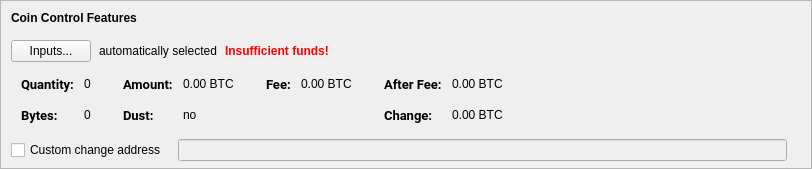
    <widget class="QFrame" name="frameCoinControl">
     <property name="sizePolicy">
      <sizepolicy hsizetype="Expanding" vsizetype="Expanding">
       <horstretch>0</horstretch>
       <verstretch>0</verstretch>
      </sizepolicy>
     </property>
     <property name="maximumSize">
      <size>
       <width>16777215</width>
       <height>16777215</height>
      </size>
     </property>
     <property name="frameShape">
      <enum>QFrame::StyledPanel</enum>
     </property>
     <property name="frameShadow">
      <enum>QFrame::Sunken</enum>
     </property>
     <layout class="QVBoxLayout" name="verticalLayoutCoinControl2">
      <property name="spacing">
       <number>0</number>
      </property>
      <property name="leftMargin">
       <number>0</number>
      </property>
      <property name="topMargin">
       <number>0</number>
      </property>
      <property name="rightMargin">
       <number>0</number>
      </property>
      <property name="bottomMargin">
       <number>6</number>
      </property>
      <item>
       <layout class="QVBoxLayout" name="verticalLayoutCoinControl" stretch="0,0,0,0,1">
        <property name="spacing">
         <number>0</number>
        </property>
        <property name="leftMargin">
         <number>10</number>
        </property>
        <property name="topMargin">
         <number>10</number>
        </property>
        <item>
         <layout class="QHBoxLayout" name="horizontalLayoutCoinControl1">
          <property name="bottomMargin">
           <number>15</number>
          </property>
          <item>
           <widget class="QLabel" name="labelCoinControlFeatures">
            <property name="sizePolicy">
             <sizepolicy hsizetype="Preferred" vsizetype="Maximum">
              <horstretch>0</horstretch>
              <verstretch>0</verstretch>
             </sizepolicy>
            </property>
            <property name="font">
             <font>
              <weight>75</weight>
              <bold>true</bold>
             </font>
            </property>
            <property name="styleSheet">
             <string notr="true">font-weight:bold;</string>
            </property>
            <property name="text">
             <string>Coin Control Features</string>
            </property>
           </widget>
          </item>
         </layout>
        </item>
        <item>
         <layout class="QHBoxLayout" name="horizontalLayoutCoinControl2" stretch="0,0,0,0">
          <property name="spacing">
           <number>8</number>
          </property>
          <property name="bottomMargin">
           <number>10</number>
          </property>
          <item>
           <widget class="QPushButton" name="pushButtonCoinControl">
            <property name="styleSheet">
             <string notr="true"/>
            </property>
            <property name="text">
             <string>Inputs...</string>
            </property>
            <property name="autoDefault">
             <bool>false</bool>
            </property>
           </widget>
          </item>
          <item>
           <widget class="QLabel" name="labelCoinControlAutomaticallySelected">
            <property name="text">
             <string>automatically selected</string>
            </property>
            <property name="margin">
             <number>5</number>
            </property>
           </widget>
          </item>
          <item>
           <widget class="QLabel" name="labelCoinControlInsuffFunds">
            <property name="font">
             <font>
              <weight>75</weight>
              <bold>true</bold>
             </font>
            </property>
            <property name="styleSheet">
             <string notr="true">color:red;font-weight:bold;</string>
            </property>
            <property name="text">
             <string>Insufficient funds!</string>
            </property>
            <property name="margin">
             <number>5</number>
            </property>
           </widget>
          </item>
          <item>
           <spacer name="horizontalSpacerCoinControl">
            <property name="orientation">
             <enum>Qt::Horizontal</enum>
            </property>
            <property name="sizeHint" stdset="0">
             <size>
              <width>40</width>
              <height>1</height>
             </size>
            </property>
           </spacer>
          </item>
         </layout>
        </item>
        <item>
         <widget class="QWidget" name="widgetCoinControl" native="true">
          <property name="sizePolicy">
           <sizepolicy hsizetype="Preferred" vsizetype="Preferred">
            <horstretch>0</horstretch>
            <verstretch>0</verstretch>
           </sizepolicy>
          </property>
          <property name="minimumSize">
           <size>
            <width>0</width>
            <height>0</height>
           </size>
          </property>
          <property name="styleSheet">
           <string notr="true"/>
          </property>
          <layout class="QHBoxLayout" name="horizontalLayoutCoinControl5">
           <property name="leftMargin">
            <number>0</number>
           </property>
           <property name="topMargin">
            <number>0</number>
           </property>
           <property name="rightMargin">
            <number>0</number>
           </property>
           <property name="bottomMargin">
            <number>0</number>
           </property>
           <item>
            <layout class="QHBoxLayout" name="horizontalLayoutCoinControl3" stretch="0,0,0,1">
             <property name="spacing">
              <number>20</number>
             </property>
             <property name="topMargin">
              <number>0</number>
             </property>
             <property name="bottomMargin">
              <number>10</number>
             </property>
             <item>
              <layout class="QFormLayout" name="formLayoutCoinControl1">
               <property name="horizontalSpacing">
                <number>10</number>
               </property>
               <property name="verticalSpacing">
                <number>14</number>
               </property>
               <property name="leftMargin">
                <number>10</number>
               </property>
               <property name="topMargin">
                <number>4</number>
               </property>
               <property name="rightMargin">
                <number>6</number>
               </property>
               <item row="0" column="0">
                <widget class="QLabel" name="labelCoinControlQuantityText">
                 <property name="font">
                  <font>
                   <family>Roboto</family>
                   <pointsize>10</pointsize>
                   <weight>75</weight>
                   <bold>true</bold>
                  </font>
                 </property>
                 <property name="text">
                  <string>Quantity:</string>
                 </property>
                 <property name="margin">
                  <number>0</number>
                 </property>
                </widget>
               </item>
               <item row="0" column="1">
                <widget class="QLabel" name="labelCoinControlQuantity">
                 <property name="cursor">
                  <cursorShape>IBeamCursor</cursorShape>
                 </property>
                 <property name="contextMenuPolicy">
                  <enum>Qt::ActionsContextMenu</enum>
                 </property>
                 <property name="text">
                  <string notr="true">0</string>
                 </property>
                 <property name="margin">
                  <number>0</number>
                 </property>
                 <property name="textInteractionFlags">
                  <set>Qt::LinksAccessibleByMouse|Qt::TextSelectableByKeyboard|Qt::TextSelectableByMouse</set>
                 </property>
                </widget>
               </item>
               <item row="1" column="0">
                <widget class="QLabel" name="labelCoinControlBytesText">
                 <property name="font">
                  <font>
                   <family>Roboto</family>
                   <pointsize>10</pointsize>
                   <weight>75</weight>
                   <bold>true</bold>
                  </font>
                 </property>
                 <property name="text">
                  <string>Bytes:</string>
                 </property>
                </widget>
               </item>
               <item row="1" column="1">
                <widget class="QLabel" name="labelCoinControlBytes">
                 <property name="cursor">
                  <cursorShape>IBeamCursor</cursorShape>
                 </property>
                 <property name="contextMenuPolicy">
                  <enum>Qt::ActionsContextMenu</enum>
                 </property>
                 <property name="text">
                  <string notr="true">0</string>
                 </property>
                 <property name="textInteractionFlags">
                  <set>Qt::LinksAccessibleByMouse|Qt::TextSelectableByKeyboard|Qt::TextSelectableByMouse</set>
                 </property>
                </widget>
               </item>
              </layout>
             </item>
             <item>
              <layout class="QFormLayout" name="formLayoutCoinControl2">
               <property name="horizontalSpacing">
                <number>10</number>
               </property>
               <property name="verticalSpacing">
                <number>14</number>
               </property>
               <property name="leftMargin">
                <number>6</number>
               </property>
               <property name="topMargin">
                <number>4</number>
               </property>
               <property name="rightMargin">
                <number>6</number>
               </property>
               <item row="0" column="0">
                <widget class="QLabel" name="labelCoinControlAmountText">
                 <property name="font">
                  <font>
                   <family>Roboto</family>
                   <pointsize>10</pointsize>
                   <weight>75</weight>
                   <bold>true</bold>
                  </font>
                 </property>
                 <property name="text">
                  <string>Amount:</string>
                 </property>
                 <property name="margin">
                  <number>0</number>
                 </property>
                </widget>
               </item>
               <item row="0" column="1">
                <widget class="QLabel" name="labelCoinControlAmount">
                 <property name="cursor">
                  <cursorShape>IBeamCursor</cursorShape>
                 </property>
                 <property name="contextMenuPolicy">
                  <enum>Qt::ActionsContextMenu</enum>
                 </property>
                 <property name="text">
                  <string notr="true">0.00 BTC</string>
                 </property>
                 <property name="textInteractionFlags">
                  <set>Qt::LinksAccessibleByMouse|Qt::TextSelectableByKeyboard|Qt::TextSelectableByMouse</set>
                 </property>
                </widget>
               </item>
               <item row="1" column="0">
                <widget class="QLabel" name="labelCoinControlLowOutputText">
                 <property name="font">
                  <font>
                   <family>Roboto</family>
                   <pointsize>10</pointsize>
                   <weight>75</weight>
                   <bold>true</bold>
                  </font>
                 </property>
                 <property name="text">
                  <string>Dust:</string>
                 </property>
                </widget>
               </item>
               <item row="1" column="1">
                <widget class="QLabel" name="labelCoinControlLowOutput">
                 <property name="cursor">
                  <cursorShape>IBeamCursor</cursorShape>
                 </property>
                 <property name="contextMenuPolicy">
                  <enum>Qt::ActionsContextMenu</enum>
                 </property>
                 <property name="text">
                  <string notr="true">no</string>
                 </property>
                 <property name="textInteractionFlags">
                  <set>Qt::LinksAccessibleByMouse|Qt::TextSelectableByKeyboard|Qt::TextSelectableByMouse</set>
                 </property>
                </widget>
               </item>
              </layout>
             </item>
             <item>
              <layout class="QFormLayout" name="formLayoutCoinControl3">
               <property name="horizontalSpacing">
                <number>10</number>
               </property>
               <property name="verticalSpacing">
                <number>14</number>
               </property>
               <property name="leftMargin">
                <number>6</number>
               </property>
               <property name="topMargin">
                <number>4</number>
               </property>
               <property name="rightMargin">
                <number>6</number>
               </property>
               <item row="0" column="0">
                <widget class="QLabel" name="labelCoinControlFeeText">
                 <property name="font">
                  <font>
                   <family>Roboto</family>
                   <pointsize>10</pointsize>
                   <weight>75</weight>
                   <bold>true</bold>
                  </font>
                 </property>
                 <property name="text">
                  <string>Fee:</string>
                 </property>
                 <property name="margin">
                  <number>0</number>
                 </property>
                </widget>
               </item>
               <item row="0" column="1">
                <widget class="QLabel" name="labelCoinControlFee">
                 <property name="cursor">
                  <cursorShape>IBeamCursor</cursorShape>
                 </property>
                 <property name="contextMenuPolicy">
                  <enum>Qt::ActionsContextMenu</enum>
                 </property>
                 <property name="text">
                  <string notr="true">0.00 BTC</string>
                 </property>
                 <property name="textInteractionFlags">
                  <set>Qt::LinksAccessibleByMouse|Qt::TextSelectableByKeyboard|Qt::TextSelectableByMouse</set>
                 </property>
                </widget>
               </item>
              </layout>
             </item>
             <item>
              <layout class="QFormLayout" name="formLayoutCoinControl4">
               <property name="horizontalSpacing">
                <number>10</number>
               </property>
               <property name="verticalSpacing">
                <number>14</number>
               </property>
               <property name="leftMargin">
                <number>6</number>
               </property>
               <property name="topMargin">
                <number>4</number>
               </property>
               <property name="rightMargin">
                <number>6</number>
               </property>
               <item row="0" column="0">
                <widget class="QLabel" name="labelCoinControlAfterFeeText">
                 <property name="font">
                  <font>
                   <family>Roboto</family>
                   <pointsize>10</pointsize>
                   <weight>75</weight>
                   <bold>true</bold>
                  </font>
                 </property>
                 <property name="text">
                  <string>After Fee:</string>
                 </property>
                 <property name="margin">
                  <number>0</number>
                 </property>
                </widget>
               </item>
               <item row="0" column="1">
                <widget class="QLabel" name="labelCoinControlAfterFee">
                 <property name="cursor">
                  <cursorShape>IBeamCursor</cursorShape>
                 </property>
                 <property name="contextMenuPolicy">
                  <enum>Qt::ActionsContextMenu</enum>
                 </property>
                 <property name="text">
                  <string notr="true">0.00 BTC</string>
                 </property>
                 <property name="textInteractionFlags">
                  <set>Qt::LinksAccessibleByMouse|Qt::TextSelectableByKeyboard|Qt::TextSelectableByMouse</set>
                 </property>
                </widget>
               </item>
               <item row="1" column="0">
                <widget class="QLabel" name="labelCoinControlChangeText">
                 <property name="font">
                  <font>
                   <family>Roboto</family>
                   <pointsize>10</pointsize>
                   <weight>75</weight>
                   <bold>true</bold>
                  </font>
                 </property>
                 <property name="text">
                  <string>Change:</string>
                 </property>
                </widget>
               </item>
               <item row="1" column="1">
                <widget class="QLabel" name="labelCoinControlChange">
                 <property name="cursor">
                  <cursorShape>IBeamCursor</cursorShape>
                 </property>
                 <property name="contextMenuPolicy">
                  <enum>Qt::ActionsContextMenu</enum>
                 </property>
                 <property name="text">
                  <string notr="true">0.00 BTC</string>
                 </property>
                 <property name="textInteractionFlags">
                  <set>Qt::LinksAccessibleByMouse|Qt::TextSelectableByKeyboard|Qt::TextSelectableByMouse</set>
                 </property>
                </widget>
               </item>
              </layout>
             </item>
            </layout>
           </item>
          </layout>
         </widget>
        </item>
        <item>
         <layout class="QHBoxLayout" name="horizontalLayoutCoinControl4" stretch="0,0,0">
          <property name="spacing">
           <number>12</number>
          </property>
          <property name="sizeConstraint">
           <enum>QLayout::SetDefaultConstraint</enum>
          </property>
          <property name="topMargin">
           <number>5</number>
          </property>
          <property name="rightMargin">
           <number>5</number>
          </property>
          <item>
           <widget class="QCheckBox" name="checkBoxCoinControlChange">
            <property name="toolTip">
             <string>If this is activated, but the change address is empty or invalid, change will be sent to a newly generated address.</string>
            </property>
            <property name="text">
             <string>Custom change address</string>
            </property>
           </widget>
          </item>
          <item>
           <widget class="QValidatedLineEdit" name="lineEditCoinControlChange">
            <property name="enabled">
             <bool>false</bool>
            </property>
            <property name="sizePolicy">
             <sizepolicy hsizetype="Expanding" vsizetype="Fixed">
              <horstretch>0</horstretch>
              <verstretch>0</verstretch>
             </sizepolicy>
            </property>
           </widget>
          </item>
          <item>
           <widget class="QLabel" name="labelCoinControlChangeLabel">
            <property name="sizePolicy">
             <sizepolicy hsizetype="Preferred" vsizetype="Expanding">
              <horstretch>0</horstretch>
              <verstretch>0</verstretch>
             </sizepolicy>
            </property>
            <property name="minimumSize">
             <size>
              <width>0</width>
              <height>0</height>
             </size>
            </property>
            <property name="text">
             <string/>
            </property>
            <property name="margin">
             <number>3</number>
            </property>
           </widget>
          </item>
         </layout>
        </item>
        <item>
         <spacer name="verticalSpacerCoinControl">
          <property name="orientation">
           <enum>Qt::Vertical</enum>
          </property>
          <property name="sizeHint" stdset="0">
           <size>
            <width>800</width>
            <height>1</height>
           </size>
          </property>
         </spacer>
        </item>
       </layout>
      </item>
     </layout>
    </widget>
